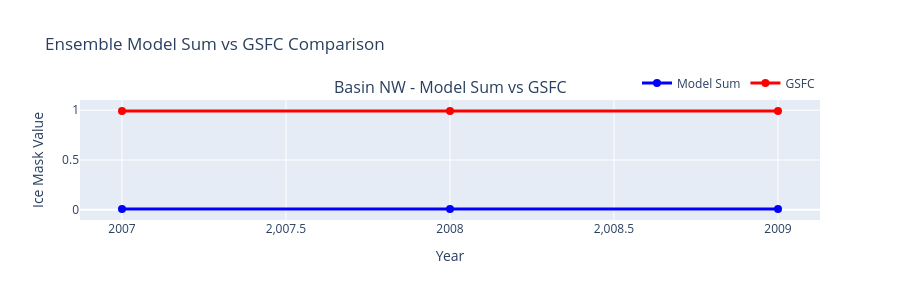

Notebook cell for this chart:
### Code cell
# Create a new plot comparing the sum of all models with GSFC
print("\nCreating model sum vs GSFC comparison plot...")

def calculate_ensemble_sum(basin_stats_array, basin_list=None):
    """
    Calculate the sum of all models for each basin and year
    
    Parameters
    ----------
    basin_stats_array : list
        List of basin statistics from all models
    basin_list : list, optional
        List of basin names to process
        
    Returns
    -------
    dict
        Dictionary with ensemble sum statistics
    """
    if not basin_stats_array:
        return {}
    
    # Get years and basins
    years = sorted(list(basin_stats_array[0].keys()))
    if basin_list is None:
        basin_list = list(basin_stats_array[0][years[0]].keys())
    
    ensemble_sum = {}
    
    # Calculate sum for each basin and year
    for basin_name in basin_list:
        ensemble_sum[basin_name] = {}
        
        for year in years:
            # Collect values from all models for this basin/year
            model_values = []
            for basin_stats in basin_stats_array:
                if (year in basin_stats and 
                    basin_name in basin_stats[year] and 
                    basin_stats[year][basin_name]["count"] > 0):
                    model_values.append(basin_stats[year][basin_name]["mean"])
            
            if model_values:
                # Store the sum and other statistics
                ensemble_sum[basin_name][year] = {
                    "mean": sum(model_values),  # Sum of all models
                    "std": np.std(model_values),
                    "count": len(model_values),
                    "model_count": len(model_values)
                }
    
    return ensemble_sum

def create_sum_vs_gsfc_plot(ensemble_sum, gsfc_stats, basin_list, statistic="mean"):
    """
    Create a plot comparing ensemble sum with GSFC observations
    """
    from plotly.subplots import make_subplots
    import plotly.graph_objects as go
    
    # Create subplot with one plot per basin
    fig = make_subplots(
        rows=len(basin_list),
        cols=1,
        subplot_titles=[f"Basin {basin} - Model Sum vs GSFC" for basin in basin_list],
        shared_xaxes=True,
        vertical_spacing=0.02,
    )
    
    years = sorted(list(ensemble_sum[basin_list[0]].keys()))
    
    # Plot each basin
    for basin_idx, basin_name in enumerate(basin_list):
        row = basin_idx + 1
        
        # Get ensemble sum values
        sum_values = []
        for year in years:
            if year in ensemble_sum[basin_name]:
                sum_values.append(ensemble_sum[basin_name][year][statistic])
            else:
                sum_values.append(np.nan)
        
        # Add ensemble sum trace
        fig.add_trace(
            go.Scatter(
                x=years,
                y=sum_values,
                mode="lines+markers",
                name="Model Sum" if basin_idx == 0 else None,
                line=dict(color="blue", width=3),
                marker=dict(size=8, color="blue"),
                showlegend=(basin_idx == 0),
                hovertemplate="<b>Model Sum</b><br>"
                + f"Basin: {basin_name}<br>"
                + "Year: %{x}<br>"
                + f"Sum: %{{y:.6f}}<extra></extra>",
            ),
            row=row,
            col=1,
        )
        
        # Add GSFC trace if available
        if gsfc_stats is not None and basin_name in gsfc_stats:
            gsfc_values = []
            for year in years:
                if year in gsfc_stats[basin_name]:
                    gsfc_values.append(gsfc_stats[basin_name][year][statistic])
                else:
                    gsfc_values.append(np.nan)
            
            fig.add_trace(
                go.Scatter(
                    x=years,
                    y=gsfc_values,
                    mode="lines+markers",
                    name="GSFC" if basin_idx == 0 else None,
                    line=dict(color="red", width=3),
                    marker=dict(size=8, color="red"),
                    showlegend=(basin_idx == 0),
                    hovertemplate="<b>GSFC</b><br>"
                    + f"Basin: {basin_name}<br>"
                    + "Year: %{x}<br>"
                    + f"GSFC: %{{y:.6f}}<extra></extra>",
                ),
                row=row,
                col=1,
            )
    
    # Update layout
    fig.update_layout(
        title=f"Ensemble Model Sum vs GSFC Comparison",
        height=300 * len(basin_list),
        showlegend=True,
        legend=dict(orientation="h", yanchor="bottom", y=1.02, xanchor="right", x=1),
    )
    
    # Update axes
    fig.update_xaxes(title_text="Year", row=len(basin_list), col=1)
    for i in range(len(basin_list)):
        fig.update_yaxes(title_text="Ice Mask Value", row=i + 1, col=1)
    
    return fig

# Calculate ensemble sum
ensemble_sum_stats = calculate_ensemble_sum(basin_stats_array, basin_list)

# Create and display the comparison plot
if ensemble_sum_stats:
    sum_comparison_fig = create_sum_vs_gsfc_plot(
        ensemble_sum_stats, 
        gsfc_stats, 
        basin_list
    )
    sum_comparison_fig.show()
    
    # Print some summary statistics
    print(f"\nEnsemble Sum Summary:")
    for basin_name in basin_list:
        if basin_name in ensemble_sum_stats:
            years = list(ensemble_sum_stats[basin_name].keys())
            if years:
                latest_year = max(years)
                latest_sum = ensemble_sum_stats[basin_name][latest_year]["mean"]
                model_count = ensemble_sum_stats[basin_name][latest_year]["model_count"]
                print(f"  {basin_name}: Latest sum ({latest_year}): {latest_sum:.6f} (from {model_count} models)")
else:
    print("No ensemble sum data available for plotting")

### Figure 1 — Plotly figure (JSON) as saved in the notebook; plotly's stock layout.template omitted (floating-point values rounded to 4 significant figures)
{"data": [{"hovertemplate": "<b>Model Sum</b><br>Basin: NW<br>Year: %{x}<br>Sum: %{y:.6f}<extra></extra>", "line": {"color": "blue", "width": 3}, "marker": {"color": "blue", "size": 8}, "mode": "lines+markers", "name": "Model Sum", "showlegend": true, "type": "scatter", "x": [2007, 2008, 2009], "xaxis": "x", "y": [0.007678, 0.008286, 0.008568], "yaxis": "y"}, {"hovertemplate": "<b>GSFC</b><br>Basin: NW<br>Year: %{x}<br>GSFC: %{y:.6f}<extra></extra>", "line": {"color": "red", "width": 3}, "marker": {"color": "red", "size": 8}, "mode": "lines+markers", "name": "GSFC", "showlegend": true, "type": "scatter", "x": [2007, 2008, 2009], "xaxis": "x", "y": [0.9923, 0.9921, 0.992], "yaxis": "y"}], "layout": {"annotations": [{"font": {"size": 16}, "showarrow": false, "text": "Basin NW - Model Sum vs GSFC", "x": 0.5, "xanchor": "center", "xref": "paper", "y": 1, "yanchor": "bottom", "yref": "paper"}], "height": 300, "legend": {"orientation": "h", "x": 1, "xanchor": "right", "y": 1.02, "yanchor": "bottom"}, "showlegend": true, "title": {"text": "Ensemble Model Sum vs GSFC Comparison"}, "xaxis": {"anchor": "y", "domain": [0, 1], "title": {"text": "Year"}}, "yaxis": {"anchor": "x", "domain": [0, 1], "title": {"text": "Ice Mask Value"}}}}
